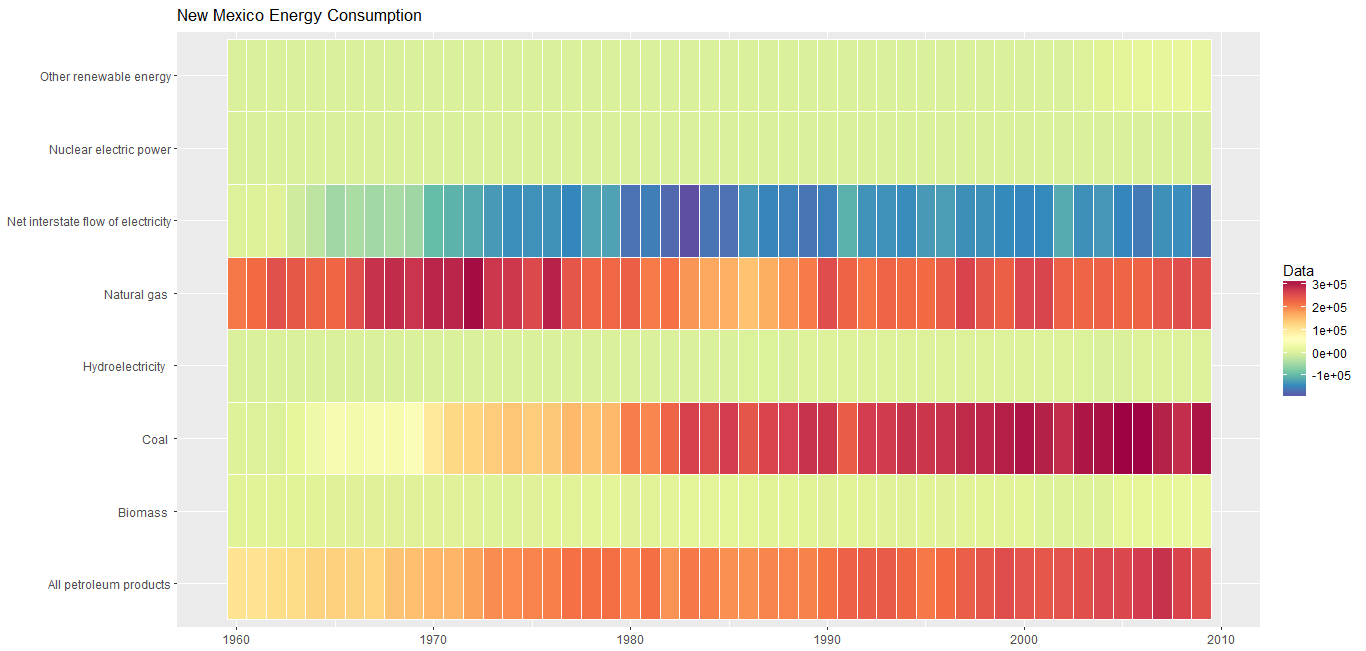

Here is the R script that generated this plot:
options(width=100)
knitr::opts_chunk$set(out.width='1000px',dpi=200,message=FALSE,warning=FALSE)

#load packages and csv file
library(ggplot2)
library(dplyr)
library(gridExtra)
library(grid)
library(choroplethr)
library(choroplethrMaps)
library(RColorBrewer)
library(knitr)

df<-read.csv('C:\\Users\\yyf\\Desktop\\MCM\\consumption.csv',sep=',')

calEnergies<-data.frame(df %>% dplyr::filter(StateCode=='NM'))
ggplot(data=calEnergies,aes(x=Year,y=introduction)) + 
  geom_tile(aes(fill = Data),colour = "white") + 
  theme(axis.title.y=element_blank(),axis.title.x=element_blank(),legend.position="right") + 
  scale_fill_gradientn(colours=rev(brewer.pal(11,'Spectral')))+
  labs(x="Year", y="State", title="New Mexico Energy Consumption")
